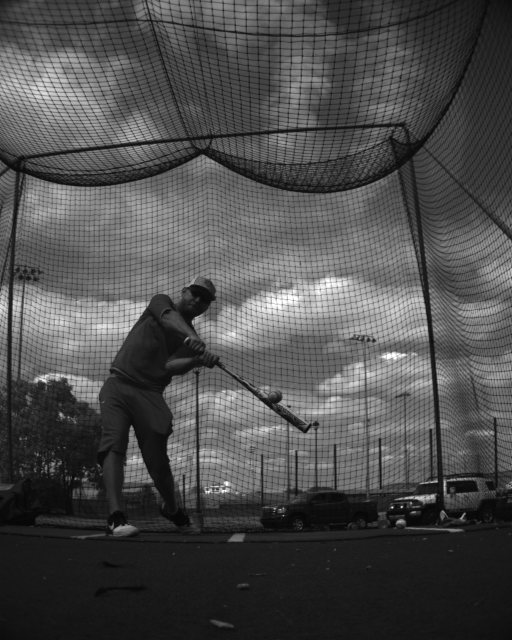
#> input picture data/IMG1.bmp, 1024 x 1280 px (shown at 1/2 size)
$ python combinedTracker2.py
#> lines starting #> are read from the running program, lines starting #| are printed output that depends on the picture; after the words box and inside, x2 and y2 are one past the last pixel; in counts of white or black regions, pixels touching at a corner belong together
import cv2
import sys
import math
import numpy as np
import sys

orig_stdout = sys.stdout
f = open('out.txt', 'w')
sys.stdout = f


class CombinedTracker(object):
    def __init__(self):
        self.pos1 = (535, 777)
        self.pos2 = (535 + 33, 777 + 33)
        self.isFirst = True
        self.fgbs = cv2.createBackgroundSubtractorMOG2(varThreshold=30)
        self.tracker = cv2.TrackerCSRT_create()
        self.frame = ''
        self.frameModified = ''
        self.frameTotal = ''
        self.frameNo = 0

    def process(self):
        filepath = "./data/IMG1.bmp"
        # print("*********", filepath)
        ret = True
        # if ret is true than no error with cap.isOpened
        self.frame = cv2.imread(filepath)
#> self.frame is the input picture: shape (1280, 1024, 3); min 4, max 255, mean 76.4
        self.frameModified = cv2.imread(filepath)
        self.frameTotal = cv2.imread(filepath)

        # Define an initial bounding box
        bbox = (535, 777, 33, 34)

        # Initialize tracker with first frame and bounding box
        ok = self.tracker.init(self.frame, bbox)

        # initial position
        # finalp1 = (535, 777)
        # finalp2 = (535 + 33, 777 + 34)

        for i in range(1, 16):
            print(str(i) + '\n')
            filepath = "./data/IMG" + str(i) + '.bmp'
            # print("*********", filepath)
            self.frame = cv2.imread(filepath)
            self.frameModified = cv2.imread(filepath)
            self.frameNo = i

            #run ct tracker
            self.ct()
            #run csrt tracker
            self.csrt()

        cv2.imshow("Tracking", self.frameTotal)
        cv2.imwrite('savedImage/img_tracked_total.bmp', self.frameTotal)
        cv2.waitKey(5000)


    def displacement(self, x, y):
        """Find Euclidean displacement between x and y (x,y are tuple)
        """
        return math.sqrt(sum([(a - b) ** 2 for a, b in zip(x, y)]))

    def csrt(self):
        """Track object using CSRT method
        """
        # Start timer
        timer = cv2.getTickCount()

        # Update tracker
        ok, bbox = self.tracker.update(self.frame)

        # Calculate Frames per second (FPS)
        fps = cv2.getTickFrequency() / (cv2.getTickCount() - timer);

        # Draw bounding box
        if ok:
            # Tracking success
            p1 = (int(bbox[0]), int(bbox[1]))
            p2 = (int(bbox[0] + bbox[2]), int(bbox[1] + bbox[3]))

            # print("p1",p1)
            # print("p2", p2)
            d = self.displacement(p1, self.pos1)
            # [6 lines of commented-out code are left out]
            if self.isFirst:
                # pos1 = p1
                self.isFirst = False
                cv2.rectangle(self.frameModified, p1, p2, (255, 0, 0), 2, 1)
                cv2.rectangle(self.frameTotal, p1, p2, (255, 0, 0), 2, 1)
                cv2.imshow("Tracking", self.frameModified)
                cv2.waitKey(1000)
                print("CSRT:" + str(p1) + " " + str(p2) + '\n')
            elif d > 13.1 and self.frameNo > 2:
                # print("1")
                self.pos1 = p1
                cv2.rectangle(self.frameModified, p1, p2, (255, 0, 0), 2, 1)
                cv2.rectangle(self.frameTotal, p1, p2, (255, 0, 0), 2, 1)
                cv2.imshow("Tracking", self.frameModified)
                cv2.waitKey(1000)
                print("CSRT:" + str(p1) + " " + str(p2) + '\n')
            elif d < 9 and self.frameNo <= 2:
                # print("2")
                self.pos1 = p1
                cv2.rectangle(self.frameModified, p1, p2, (255, 0, 0), 2, 1)
                cv2.rectangle(self.frameTotal, p1, p2, (255, 0, 0), 2, 1)
                cv2.imshow("Tracking", self.frameModified)
                cv2.waitKey(1000)
                print("CSRT:" + str(p1) + " " + str(p2) + '\n')
            else:
                print("CSRT:(-1, -1) (-1, -1)" + '\n')

        else:
            # Tracking failure
            cv2.putText(self.frame, "Tracking failure detected", (100, 80), cv2.FONT_HERSHEY_SIMPLEX, 0.75, (0, 0, 255), 2)

        # Display result
        cv2.imshow("Tracking", self.frameModified)
        cv2.imwrite('savedImage/img_tracked' + str(self.frameNo) + '.bmp', self.frameModified)
        cv2.waitKey(1000)

    def ct(self):
        """Track baseball using contours method
            1. apply createBackgroundSubtractorMOG2 to remove net background (createBackgroundSubtractorKNN does not work well in this case)
            2. apply patch
                    fgmask[550:730, 290:400] = 0
                    fgmask[850:1000, 190:400] = 0
                to cover the player body and legs because those 2 areas doesnt contain ball
            3. apply findContours to find the contours list,
             in this specific case, there is no need to use cv2.approxPolyDP to match the rounded shape but just flilter by width and height of bounding rectangle
            4. filter the rounded shape by applying some filter


            this method is not able to detect the first few frames because in those frames, baseball overlapped stick
            """
        fgmask = self.fgbs.apply(self.frame)
#> fgmask: shape (1280, 1024); every value is 127

        fgmask[550:730, 290:400] = 0
        fgmask[850:1000, 190:400] = 0
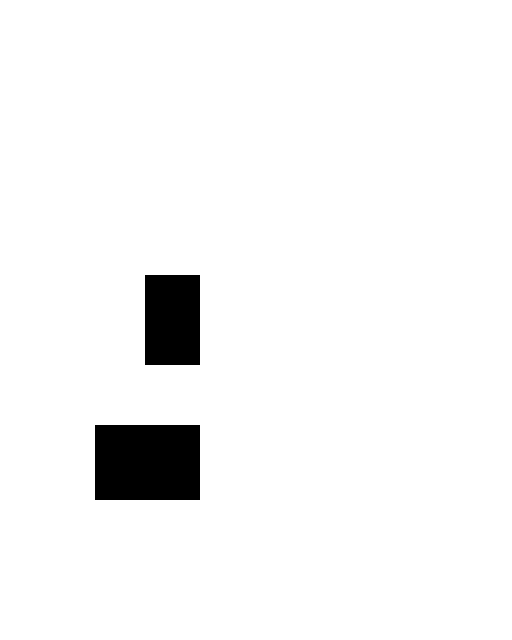
#> fgmask: shape (1280, 1024) (shown at 1/2 size); values 0 (black) and 127 (white), 96.1% white; 2 black regions, box (x1, y1, x2, y2) and area: (190, 850, 400, 1000) 31500, (290, 550, 400, 730) 19800

        (contours, hierarchy) = cv2.findContours(fgmask.copy(), cv2.RETR_EXTERNAL, cv2.CHAIN_APPROX_SIMPLE)
#> contours = [[[0, 0], [0, 1279], [1023, 1279], [1023, 0]]]

        for c in contours:

            if cv2.contourArea(c) < 300:
                continue

            # get bounding box from countour'
            (x, y, w, h) = cv2.boundingRect(c)

            w1 = int(w * 0.6)
            h1 = int(h * 0.6)

            counter = 1

            if (w > 50 and w < 300 and h < 50):
                # cv2.rectangle(frame, ((x+w1), (y+h1)), (x + 34, y + 34), (0, 255, 0), 2)
                cv2.rectangle(self.frameModified, ((x + w1), (y + h1)), (x + w1 + 34, y + h1 + 34), (0, 255, 0), 2)
                cv2.rectangle(self.frameTotal, ((x + w1), (y + h1)), (x + w1 + 34, y + h1 + 34), (0, 255, 0), 2)
                cp1 = ((x + w1), (y + h1))
                cp2 = (x + w1 + 34, y + h1 + 34)
                print("ct:" + str(cp1) + " " + str(cp2))
            elif h >= 50:
                print("ct:(-1, -1) (-1, -1)" + '\n')
            elif (w > 300):
                print("ct:(-1, -1) (-1, -1)" + '\n')
            else:
                cv2.rectangle(self.frameModified, (x, y), (x + w, y + h), (0, 255, 0), 2)
                cv2.rectangle(self.frameTotal, (x, y), (x + w, y + h), (0, 255, 0), 2)
                cp1 = (x, y)
                cp2 = (x + w, y + h)
                print("ct:" + str(cp1) + " " + str(cp2))
            if (counter == 1):
                break
#> this loop made 1 pass
#> (c, x, y, w, h, w1, h1, counter) on pass 1: ([[0, 0], [0, 1279], [1023, 1279], [1023, 0]], 0, 0, 1024, 1280, 614, 768, 1)


if __name__ == '__main__':

    q = CombinedTracker()
    q.process()
#> in csrt, `ok, bbox = self.tracker.update(self.frame)`: ok = True; bbox = (535, 777, 33, 34)
#> in csrt, `p1 = (int(bbox[0]), int(bbox[1]))`: p1 = (535, 777)
#> in csrt, `p2 = (int(bbox[0] + bbox[2]), int(bbox[1] + bbox[3]))`: p2 = (568, 811)
#> in csrt, `d = self.displacement(p1, self.pos1)`: d = 0
#> in csrt, `cv2.rectangle(self.frameModified, p1, p2, (255, 0, 0), 2, 1)`: self.frameModified: shape (1280, 1024, 3); 0.03% of pixels changed, all inside (x1, y1, x2, y2) = (534, 776, 570, 813)
#> (the run stopped early here; a loop or call above may not have finished)
